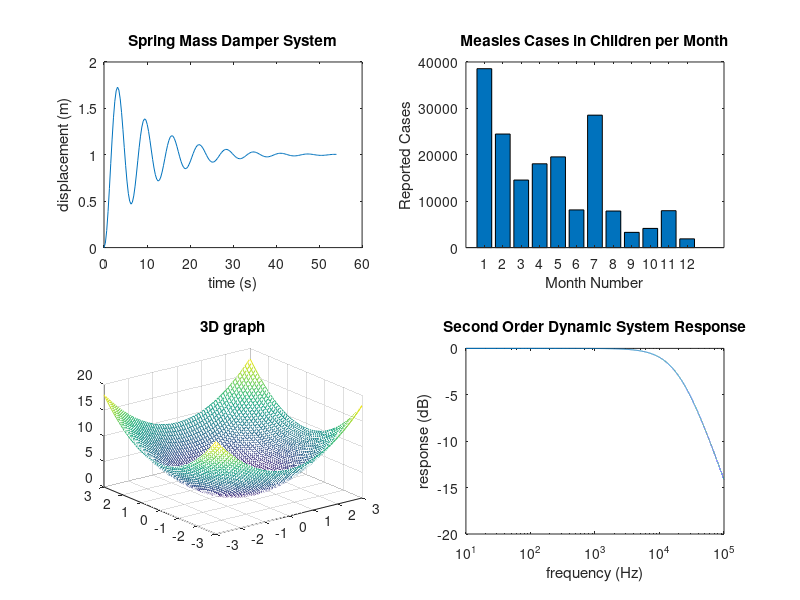

Reproduce this figure in MATLAB.
load('data.mat');

figure(1);
title('Lab 5 Question 1');
subplot(2, 2, 1);     %first graph with time and xdisp data set
plot(time, xdisp);
title('Spring Mass Damper System');
xlabel('time (s)');
ylabel('displacement (m)');
subplot(2, 2, 2);
bar(measles);
title('Measles Cases in Children per Month'); %bar graph that shows measles data
xlabel('Month Number');
ylabel('Reported Cases');
subplot(2, 2, 3);
x = -3:0.1:3;
y = -3:0.1:3;
[x1g, y1g] = meshgrid(x, y);   %meshgrid so that z can be calculated and 
z = x1g.^2+y1g.^2;             %so 3D graph can be properly graphed
mesh(x1g,y1g,z)
title('3D graph')
subplot(2, 2, 4);
semilogx(frequency, magnitude);
title('Second Order Dynamic System Response');
xlabel('frequency (Hz)');      %used semilogx here because frequency data set
ylabel('response (dB)');       %encompasses a large range

